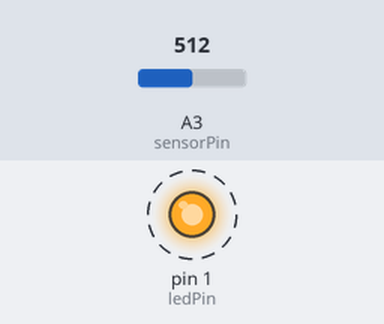
This sketch was run on a simulated Arduino Uno, built with avr-gcc and run on an emulated ATmega328P. Shown: output pins drawn as LEDs (lit = HIGH). Dashed ring = blinking. The inputs (shaded band) are chosen by the test bench; at power-on: A3 (sensorPin) = 512. No radio packets arrive unless stated.

Above: at 0.03 s.
Timing chart, 0 to 3.0 s (numbered marks = the images above):
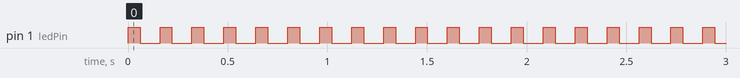

Measured:
- by itself, pin 1 (ledPin): alternates HIGH for 0.06 s and LOW for 0.10 s

The sketch:

transmitter-ttiny85.ino
```cpp
#include <VirtualWire.h>

const int ledPin = 1;
const int sensorPin = 3;
const int txPin = 4;

void setup()
{
  // Initialise the IO and ISR
  vw_set_tx_pin(txPin);
  vw_set_ptt_pin(2);    //Necesarias para hacer funcionar la libreria en el ttiny85
  vw_set_rx_pin(0);     //Necesarias para hacer funcionar la libreria en el ttiny85
  pinMode(ledPin, OUTPUT);
  vw_setup(2000);   // Bits per sec

  pinMode(sensorPin, INPUT);
}

String value;

void loop()
{
  char msg[4];

  //value = String (random(1, 100));
  value = String (analogRead(sensorPin) - 627);
  for (int i = 0; i < value.length(); i++) {
    msg[i] = value[i];
  }

  digitalWrite(ledPin, HIGH); // Flash a light to show transmitting
  vw_send((uint8_t *)msg, value.length());
  vw_wait_tx(); // Wait until the whole message is gone
  digitalWrite(ledPin, LOW);
  delay(100);
}
```
